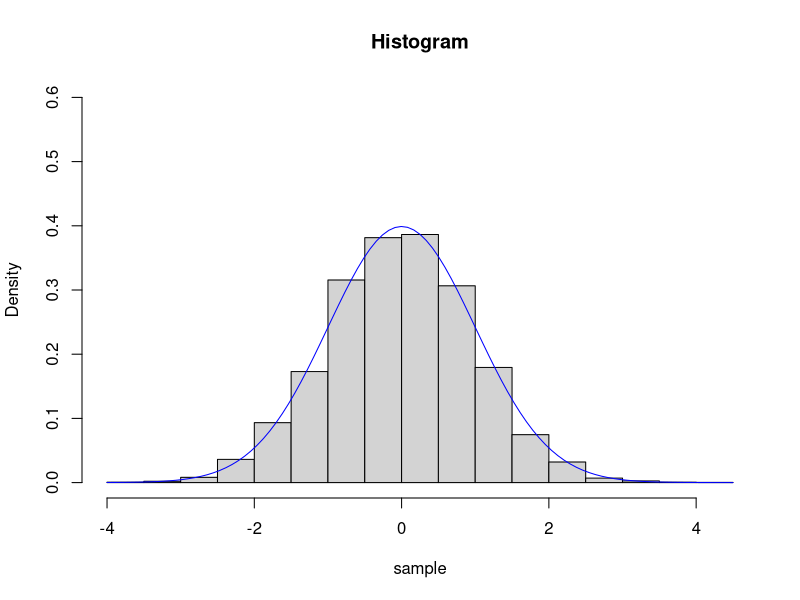
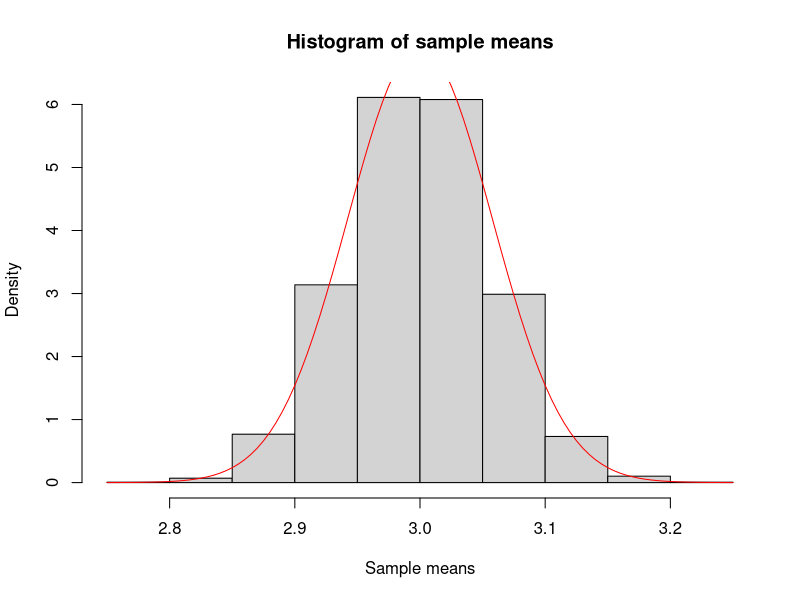
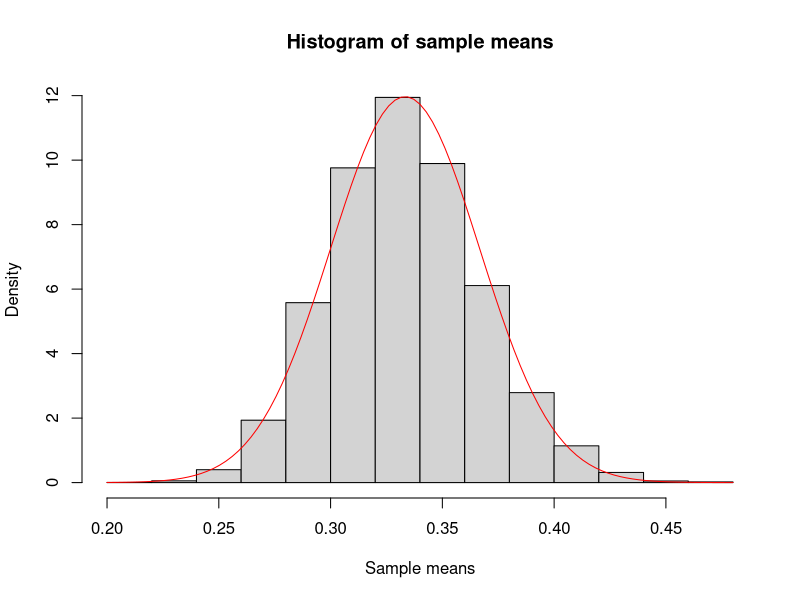
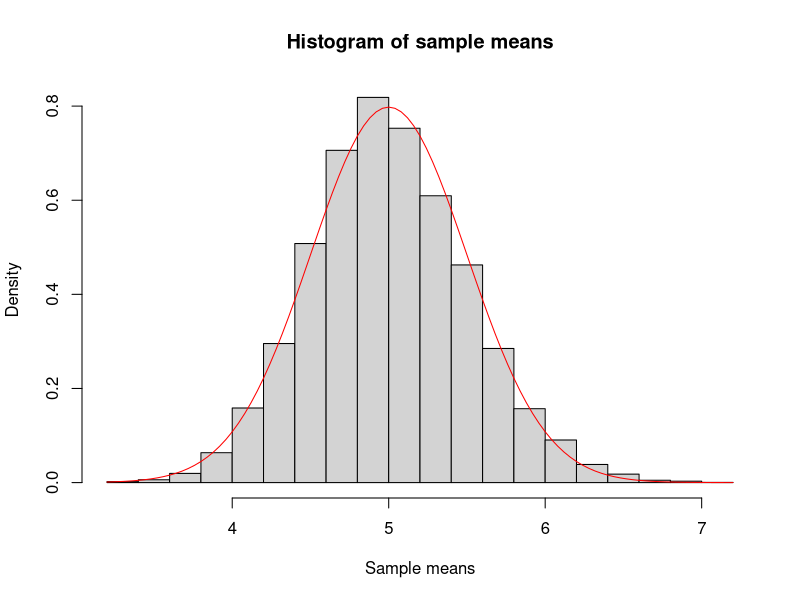
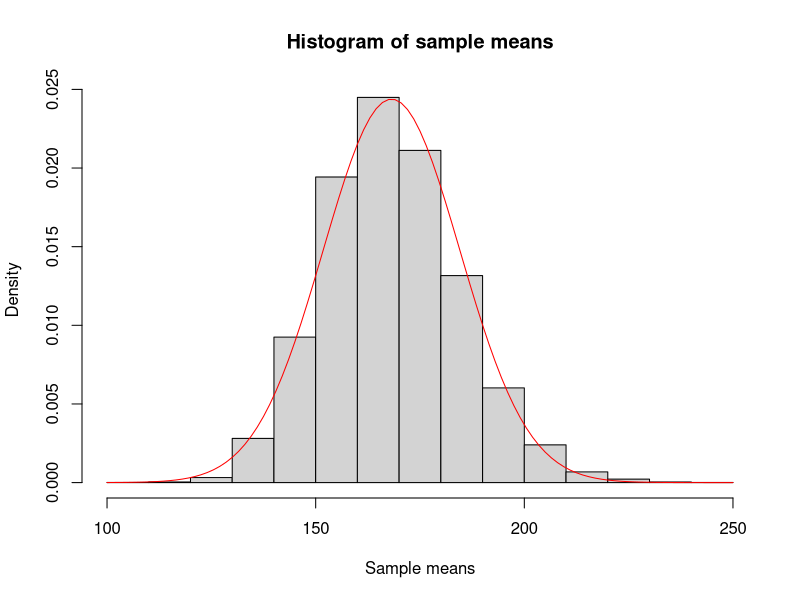

Write the R code that produced these figures, in order.
## ---- chunk 1
# 1. In a series of games, after eleven games, the Player A has 7 points and the Player B has 4 points. The first person to reach 8 points wins the series of games. 
#What is the probability that the Player B will win the series?
# First try to solve it analytically[2 Marks] and then solve it by simulation

# Solution:

fn1 <- function(n){
    result = c()
    for(i in 1:n){
        Player_A = 7 ; Player_B = 4
        games <- sample(c("A","B"), 4, replace = TRUE)
        Player_A = Player_A + sum(games == "A")
        Player_B = Player_B + sum(games == "B")
        if (Player_A == 8) result[i] = "A"
        else if (Player_B == 8) result[i] = "B"
        else result[i] = "X"
    }
    P_B <- sum(result == "B")
    return(P_B/n)
}

fn1(10000000)

## ---- chunk 2
# 2. One of the method to generate normally distributed random numbers (N (µ, σ2)) is the
# following:
# (a) Generate two uniform U(0, 1) variates u1 and u2.
# (b) Let x = − ln u1.
# (c) If u2 > e−(x−1)2/2 ,go back to step (a).
# (d) Else generate u3.
# (e) If u3 > 0.5, return µ + σx; otherwise return µ − σx.
# Generate 10000 N (µ, σ2) using the above algorithm/method and verify your result.

normal <- function(n, m, s){
    res = c()
    for(i in 1:n){
        repeat{
            u1 <- runif(1)
            u2 <- runif(1)
            x <- -log(u1)
            if (u2 > exp(-((x-1)^2)/2)) break
            else u3 <- runif(1)
            if (u3 > 0.5) res[i] = (m + s*x)
            else res[i] = (m - s*x)
        }
    }
    return(res)
}

v <- normal(9000, 0, 1)
hist(v, prob = T, ylim = c(0,0.6), xlab = "sample",
     main = "Histogram")
curve(dnorm(x,0,1), add = T, col = 'blue')


## ---- chunk 3
# 3. Generate N = 10000 numbers using a seed of x0 = 1 in the following generator:
# xn = 75 xn−1 mod (231 − 1). (1)
# Classify the numbers into n = 20 equal-size cells and test for uniformity using the
# chi-square test at level of significance α = 0.1 and also find p-value.

lcg <- function(n, seed, a, c, m){
    rem <- NULL
    for (i in 1:n) {
        temp <- seed
        rem[i] <- ((a*temp) + c) %% m
        seed <- rem[i]
    }
    return(rem)
}

t <- lcg(n = 10000, seed = 1, a = 7^5, c = 0, m = (2^31-1))

# Counting frequency
minima <- min(t)
maxima <- max(t)
freq <- as.numeric(table(cut(t, breaks = seq(minima, maxima, length.out =21))))

# Chi-square test
chisq.test(freq)


## ---- chunk 4
# 4. An algorithm for generating uniformly distributed random numbers in [2,4) gives following counts/frequencies when the random numbers were collected in 20 equi-spaced
# bins [2.0,2.1), [2.1,2.2) ... [3.9,4):
# 52, 55, 58, 59, 65, 43, 73, 43, 50, 48, 53, 45, 50, 47, 45, 39, 42, 43, 40, 50 .
# (A) Use the chi-square test at the level of significance(α) (i) 0.1, (ii) 0.05 to test for
# uniformity of the random numbers.
# (B) Classify the above data into 10 equi-spaced bins and then repeat (A).

data <- c(52,55,58,59,65,43,73,43,50,48,53,45,50,47,45,39,42,43,40,50)
chisq.test(data)

freq_10 <- data[seq(1,length(data),2)] + data[seq(2,length(data),2)]
chisq.test(freq_10)
## ---- chunk 5
# 5. Generate N = 20 numbers using a seed of x0 = 1 in the following generator:
# xn = (5xn−1 + 1) mod 16 . (2)
# Perform a Kolmogorov Smirnov(K-S) test and check whether the sequence passes the
# test at α = 0.10 level of significance

sample <- lcg(n = 20, seed = 1, a = 5, c = 1, m = 16)

ks.test(sample, 'punif', exact = 0)
ks.test(sample, 'pnorm', exact = 0)

## ---- chunk 6
# 6. Generate random samples from the following distributions and verify the central limit
# theorem
# (a) uniform distribution
# (b) exponential distribution
# (c) Weibull distribution
# (d) lognormal distribution .

# uniform distrbution
uniform <- function(nsim, n, minimum , maximum){
    xbar = array(0, dim = nsim)
    for (i in 1:nsim){
        xbar[i] = mean(runif(n = n, min = minimum, max = maximum))
    } 
    mu <- (minimum + maximum)/2
    sigma <- sqrt(((maximum-minimum)^2)/12)
    s_xbar = sigma/sqrt(n)
    hist(xbar, prob = TRUE, 
         main = "Histogram of sample means", 
         xlab = "Sample means")
    curve(dnorm(x, mean = mu, sd = s_xbar), add = T, col = 'red')
}

uniform(10000,100,2,4)

# exponential distrbution
exponential <- function(nsim, n, lambda){
    xbar = array(0, dim = nsim)
    for (i in 1:nsim){
        xbar[i] = mean(rexp(n = n, rate = lambda))
    } 
    mu <- 1/lambda
    sigma <- 1/lambda
    s_xbar = sigma/sqrt(n)
    hist(xbar, prob = TRUE, 
         main = "Histogram of sample means", 
         xlab = "Sample means")
    curve(dnorm(x, mean = mu, sd = s_xbar), add = T, col = 'red')
}

exponential(10000,100,3)

# weibull distribution
weibull <- function(nsim, n, lambda, k){
    xbar = array(0, dim = nsim)
    for (i in 1:nsim){
        xbar[i] = mean(rweibull(n = n, shape = k, scale = lambda))
    } 
    mu <- lambda*gamma(1+(1/k))
    sigma <- lambda*sqrt(gamma(1+(2/k)) - (gamma(1+(1/k)))^2)
    s_xbar = sigma/sqrt(n)
    hist(xbar, prob = TRUE,
         main = "Histogram of sample means", 
         xlab = "Sample means")
    curve(dnorm(x, mean = mu, sd = s_xbar), add = T, col = 'red')
}

weibull(10000,100,5,1)

# lognormal distribution
lognormal <- function(nsim, n, mean_log, sd_log){
    xbar = array(0, dim = nsim)
    for (i in 1:nsim){
        xbar[i] = mean(rlnorm(n, mean_log, sd_log))
    } 
    mu <- exp(mean_log + (sd_log^2)/2)
    sigma <- sqrt((exp(sd_log^2)-1)*exp((2*mean_log)+(sd_log^2)))
    s_xbar <- sigma/sqrt(n)
    hist(xbar, prob = TRUE, 
         main = "Histogram of sample means", 
         xlab = "Sample means")
    curve(dnorm(x, mean = mu, sd = s_xbar), add = T, col = 'red')
}

lognormal(10000,30,5,0.5)

## ---- chunk 7

## ---- chunk 8
# 9. Calculate Karl Pearson’s coefficient of correlation(r, defined in the Eq. (3)) between
# price and demand for the following data:
# Price 17 18 19 20 22 24 26 28 30
# Demand 40 38 35 30 28 25 22 21 20
# Also for the above dataset define let’s Price1 = (Price - p)/u and Demand1 = (Demand- q)/v, where p, q, u and v are arbitrary numbers(choose these numbers as you wish),
# then calculate Karl Pearson’s coefficient of correlation(r) between Price1 and Demand1




r <- function(x,y){
    mx <- mean(x)
    my <- mean(y)
    cov <- sum((x-mx)*(y-my))
    sx <- sqrt(sum((x-mx)^2))
    sy <- sqrt(sum((y-my)^2))
    return(cov/(sx*sy))
}
price <- c(17,18,19,20,22,24,26,28,30)
demand <- c(40,38,35,30,28,25,22,21,20)
r(price, demand)
cor(price, demand)


## ---- chunk 9
# 10. Find the Spearman’s rank correlation coefficient for the dataset of problem 9.



cor(price, demand, method = 'spearman')
## ---- chunk 10

